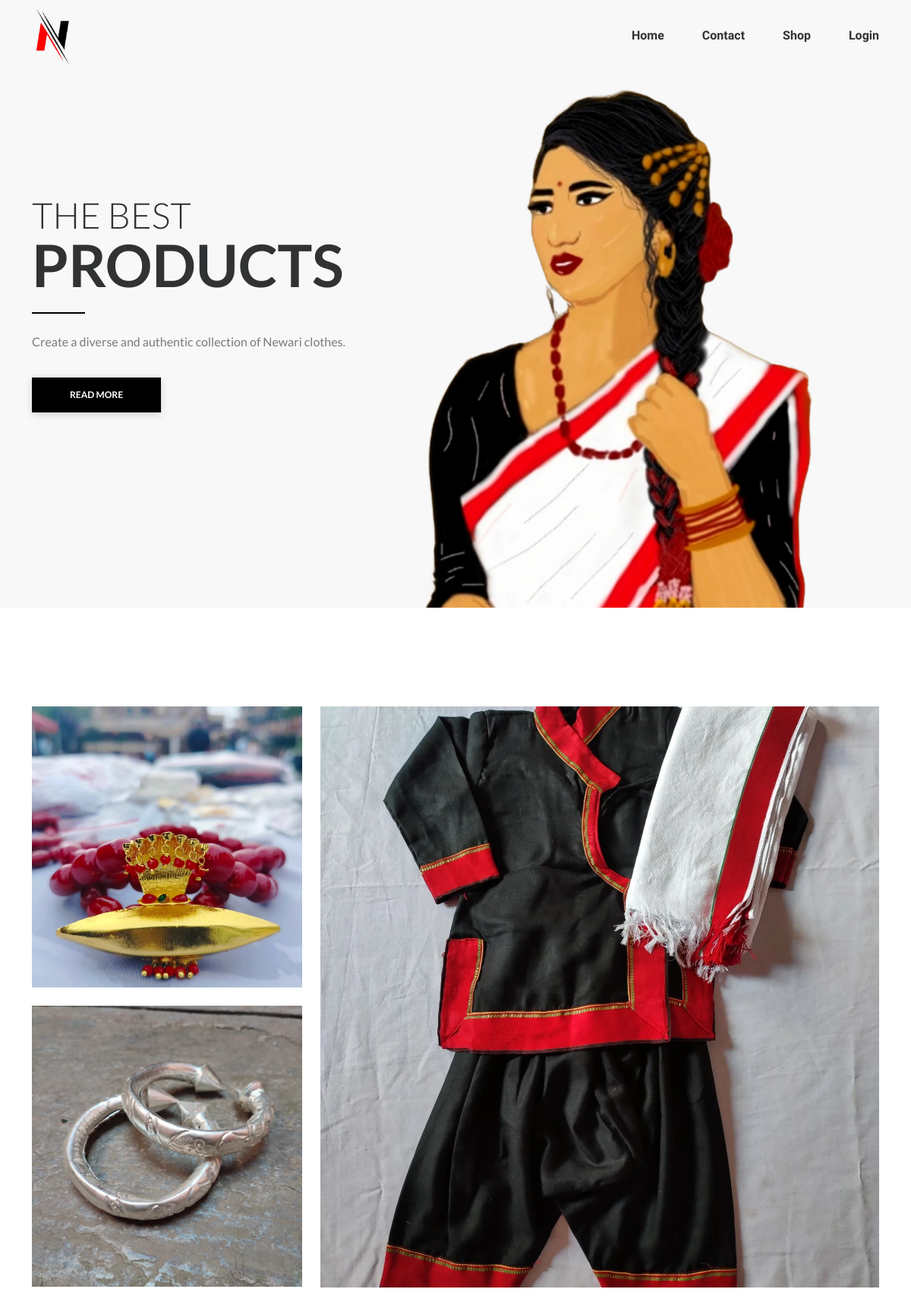
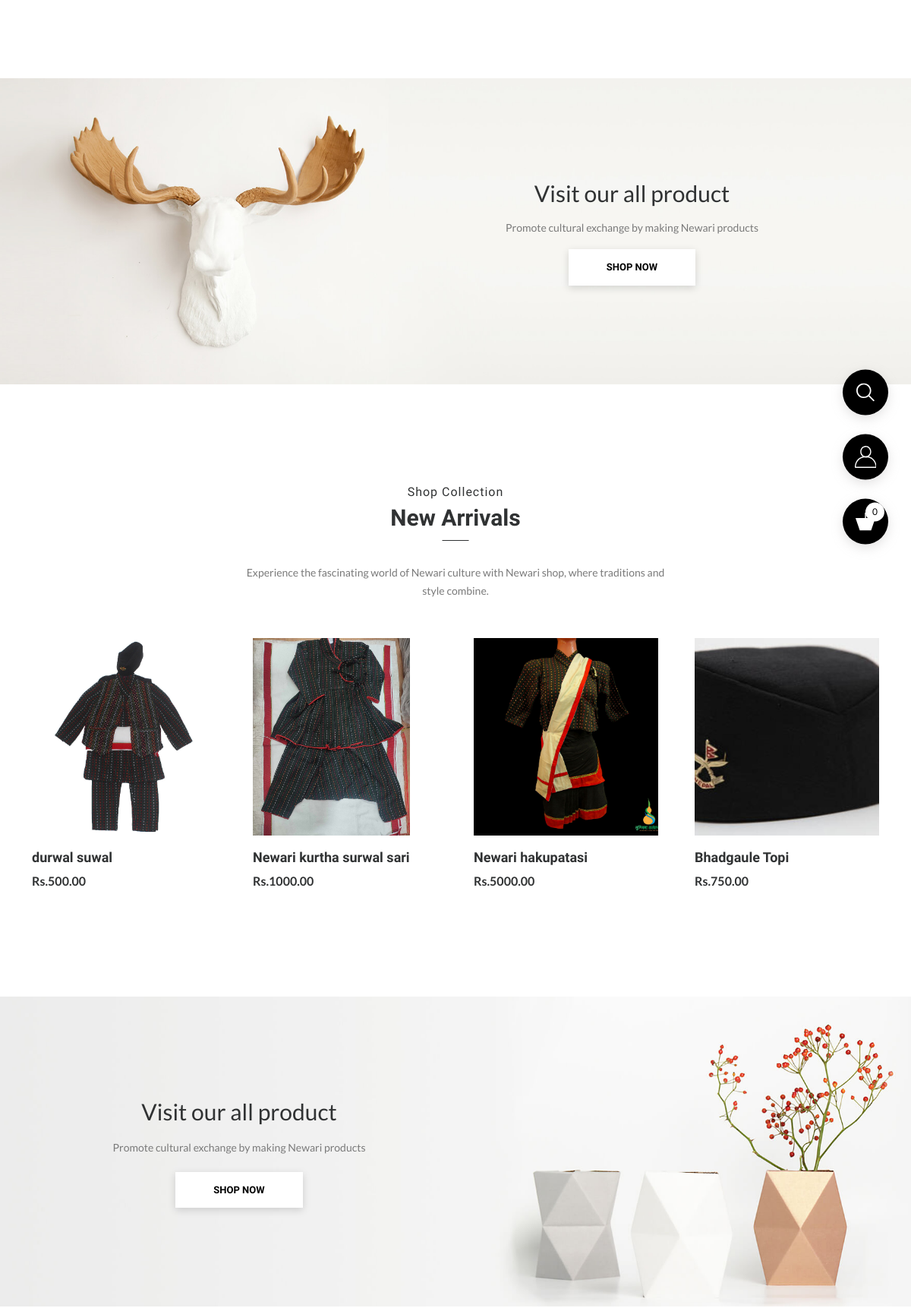
The page / (upper part) on the database its author committed (2 pictures, top to bottom).
### tables this page shows
CREATE TABLE `products` (
  `id` int(11) NOT NULL,
  `product_name` varchar(100) NOT NULL,
  `product_description` varchar(255) DEFAULT NULL,
  `tag_id` int(11) DEFAULT NULL,
  `category_id` int(11) DEFAULT NULL,
  `product_image_1` varchar(255) DEFAULT NULL,
  `product_image_2` varchar(255) DEFAULT NULL,
  `product_price` decimal(10,2) DEFAULT NULL,
  `product_in_store` int(11) NOT NULL,
  `date` timestamp NOT NULL DEFAULT current_timestamp() ON UPDATE current_timestamp(),
  `status` varchar(100) NOT NULL,
  `stock_update_date` datetime NOT NULL DEFAULT current_timestamp(),
  `quantity_added` int(11) DEFAULT 0
);

### function/commonfunction.php (the view, shortened to what this page needs)
<?php
function displayProducts($limit)
{
    global $conn;
    $sql_query = "SELECT * FROM `products` LIMIT {$limit}";
    $result = mysqli_query($conn, $sql_query);
    while ($row = mysqli_fetch_assoc($result)) {
        $product_id = $row['id'];
        $product_name = $row['product_name'];
        $product_price = $row['product_price'];
        $product_image = $row['product_image_1'];
        echo "<div class='col-lg-3 col-sm-6'>
            <div class='new-arrival-box'>
                <a href='shop-single.php?id=$product_id'>
                <div class='image'>
                    <img src='./admin_area/product_images/$product_image' alt='$product_name'>";
        echo "
                </div>
                <div class='content'>
                        <h4 class='heading'>$product_name</h4>
                        <div class='price-tag'>";
        echo "<ins><span class='price-symbol'>Rs.</span><span>$product_price</span></ins>
                            </div>
                        </div>
                </a>
                    </div>
                </div>";
    }
}
function total_product_cart()
{
    if (isset($_SESSION["userid"])) {
        global $conn;
        $userid = $_SESSION["userid"];
        $sql = "SELECT * FROM `cart_details` WHERE userid = '$userid'";
        $result = mysqli_query($conn, $sql);
        $num_of_sqli = mysqli_num_rows($result);
        echo $num_of_sqli;
    } else {
        echo "0";
    }
}
?>

### styles.css (style rules this page uses)
:root { --primary-color: #303233; --secondary-color: #F8F8F8; --third-color: #fcca03; --primary-fonts: 'Raleway', sans-serif; --secondary-fonts: 'Kaushan Script', cursive; --third-fonts: 'Lato', sans-serif; --default-transition: all 0.3s linear; --section-gaps: 130px; --shadow-small: 0 1px 3px 0 rgba(0, 0, 0, 0.1), 0 1px 2px 0 rgba(0, 0, 0, 0.06); --shadow-medium: 0 4px 6px -1px rgba(0, 0, 0, 0.1), 0 2px 4px -1px rgba(0, 0, 0, 0.06); --shadow-large: 0 10px 15px -3px rgba(0, 0, 0, 0.1), 0 4px 6px -2px rgba(0, 0, 0, 0.05); }
body { font-family: var(--primary-fonts); -webkit-box-sizing: border-box; box-sizing: border-box; color: #7A7A7A; }
img { max-width: 100%; object-fit: cover; }
body, html { overflow-x: hidden; }
h1, h2, h3, h4, h5, h6 { font-family: var(--primary-fonts); overflow-wrap: inherit; line-height: 28px; font-weight: 700; color: var(--primary-color); }
a { text-decoration: none; display: inline-block; color: var(--primary-color); }
ins { text-decoration: none; }
p, a, li, span { font-family: var(--third-fonts); color: #7A7A7A; line-height: 24px; }
a, input[type="submit"], button, input[type="button"] { cursor: pointer; -webkit-transition: var(--default-transition); -o-transition: var(--default-transition); transition: var(--default-transition); }
.price-tag span, .price-tag ins * { font-family: var(--third-fonts); font-size: 16px; color: var(--primary-color); }
.new-arrival-box img { height: 260px; width: 100%; object-fit: cover; }
.new-arrival-box .price-tag * { font-weight: 700; }
.new-arrival-box .image { position: relative; }
.new-arrival-box .image::after { content: ''; position: absolute; top: 0; bottom: 0; right: 0; left: 0; opacity: 0; transition: all 0.3s linear; background-color: #fff; }
.new-arrival-box .content { padding: 10px 0; }
.new-arrival-box .heading { font-size: 18px; padding: 5px 0; margin: 0; }
.new-arrival-box .price-tag span { font-weight: 700; }

### rows shown on the page
products: product_image_1 (picture), product_name "durwal suwal", product_price "500.00"
products: product_image_1 (picture), product_name "Newari kurtha surwal sari", product_price "1000.00"
products: product_image_1 (picture), product_name "Newari hakupatasi", product_price "5000.00"
products: product_image_1 (picture), product_name "Bhadgaule Topi", product_price "750.00"
